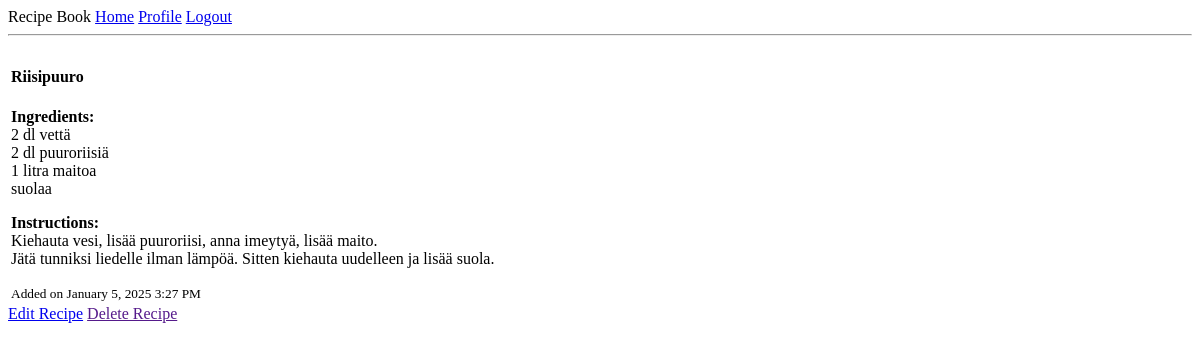
The page /recipe/1 (signed in) on the database as committed earlier.
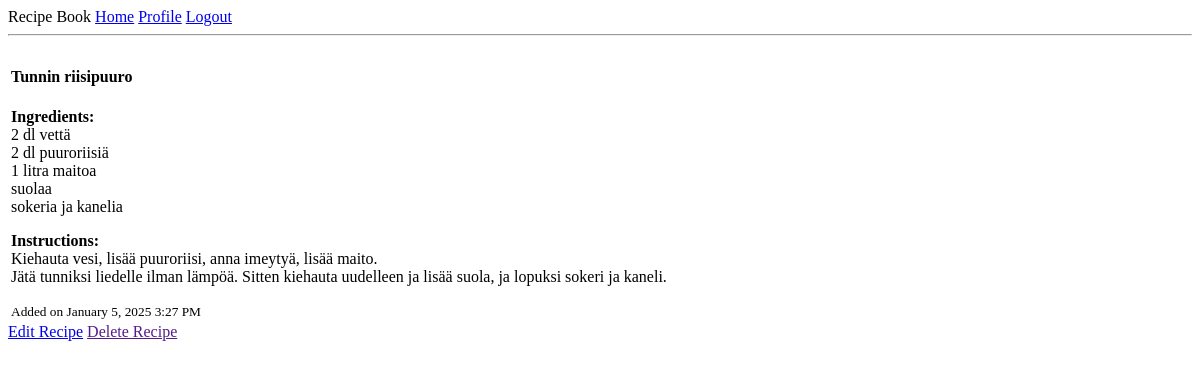
The same page on the database as committed later.
### app/models.py (models this page shows, shortened)
class Recipe(db.Model):
    id: so.Mapped[int] = so.mapped_column(primary_key=True)
    name: so.Mapped[str] = so.mapped_column(sa.String(128), nullable=False)
    ingredients: so.Mapped[str] = so.mapped_column(sa.Text)
    instructions: so.Mapped[str] = so.mapped_column(sa.Text)
    timestamp: so.Mapped[datetime] = so.mapped_column(
        index=True, default=lambda: datetime.now(timezone.utc))
    user_id: so.Mapped[int] = so.mapped_column(sa.ForeignKey(User.id),
                                               index=True)
    author: so.Mapped[User] = so.relationship(back_populates='recipes')

### app/routes.py (the view)
@app.route('/recipe/<int:recipe_id>')
@login_required
def recipe(recipe_id):
    recipe = db.session.get(Recipe, recipe_id)
    if recipe is None or recipe.author != current_user:
        flash("Recipe not found or you don't have access to it.")
        return redirect(url_for('index'))
    return render_template('recipe.html', title=recipe.name, recipe=recipe)

### app/models.py (called while the page is built)
@login.user_loader
def load_user(id):
    return db.session.get(User, int(id))

### app/routes.py (called while the page is built)
@app.template_filter('nl2br')
def nl2br(value):
    _newline_re = re.compile(r'(?:\r\n|\r|\n)+')
    result = u'<br>'.join(escape(line) for line in _newline_re.split(value))
    return Markup(result)

### app/templates/recipe.html
{% extends "base.html" %}
{% block content %}
{% if editing %}
<h2>Edit Recipe</h2>
<form action="{{ url_for('edit_recipe', recipe_id=recipe.id) }}" method="post">
    {{ form.hidden_tag() }}
    <p>
        {{ form.name.label }}<br>
        {{ form.name(size=32) }}<br>
        {% for error in form.name.errors %}
            <span style="color: red;">[{{ error }}]</span>
        {% endfor %}
    </p>
    <p>
        {{ form.ingredients.label }}<br>
        {{ form.ingredients(cols=32, rows=4) }}<br>
        {% for error in form.ingredients.errors %}
            <span style="color: red;">[{{ error }}]</span>
        {% endfor %}
    </p>
    <p>
        {{ form.instructions.label }}<br>
        {{ form.instructions(cols=32, rows=4) }}<br>
        {% for error in form.instructions.errors %}
            <span style="color: red;">[{{ error }}]</span>
        {% endfor %}
    </p>
    <p>{{ form.submit() }}</p>
</form>
{% else %}
{% set show_link = False %}
{% include "_recipe.html" %}
<a href="{{ url_for('edit_recipe', recipe_id=recipe.id) }}">Edit Recipe</a>
<a href="">Delete Recipe</a>
{% endif %}
{% endblock %}

### app/templates/_recipe.html
<table>
    <tr valign="top">
        <td>
            {% if show_link %}
                <h4><a href="{{ url_for('recipe', recipe_id=recipe.id) }}">{{ recipe.name }}</a></h4>
            {% else %}
                <h4>{{ recipe.name }}</h4>
            {% endif %}
            <p><strong>Ingredients:</strong><br>{{ recipe.ingredients | nl2br }}</p>
            <p><strong>Instructions:</strong><br>{{ recipe.instructions| nl2br }}</p>
            <small>Added on {{ moment(recipe.timestamp).format('LLL') }}</small>
        </td>
    </tr>
</table>

Rows that differ between the two databases and show on the page:
changed Recipe: name "Riisipuuro" → "Tunnin riisipuuro"; ingredients "2 dl vettä 2 dl puuroriisiä 1 litra maitoa suolaa" → "2 dl vettä 2 dl puuroriisiä 1 litra maitoa suolaa sokeria ja kanelia"; instructions "Kiehauta vesi, lisää puuroriisi, anna imeytyä, lisää maito. Jätä tunniksi liedelle ilman lämpöä. Sitten kiehauta uudelleen ja lisää suola." → "…kiehauta uudelleen ja lisää suola, ja lopuksi sokeri ja kaneli."
